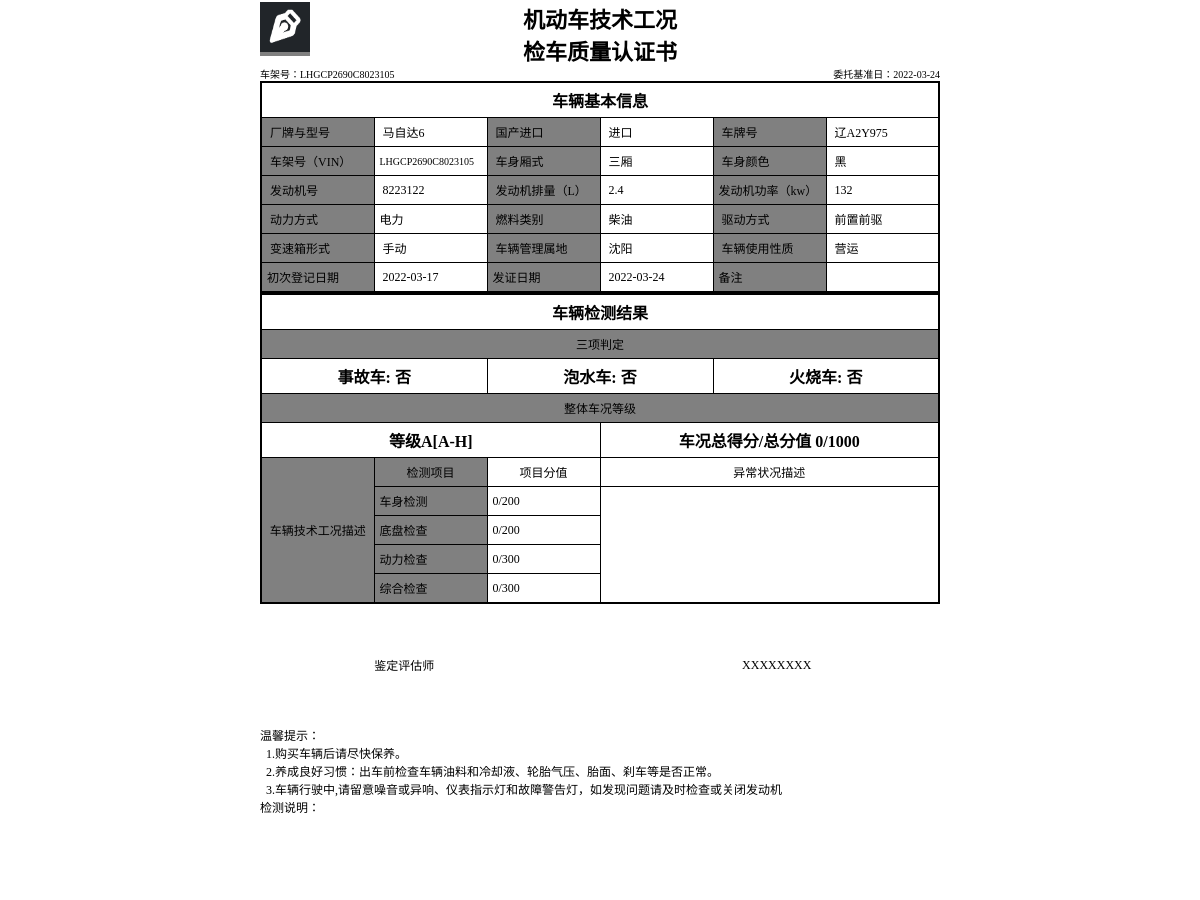
The app's page /report_print/21 (signed in, middle part), older data.
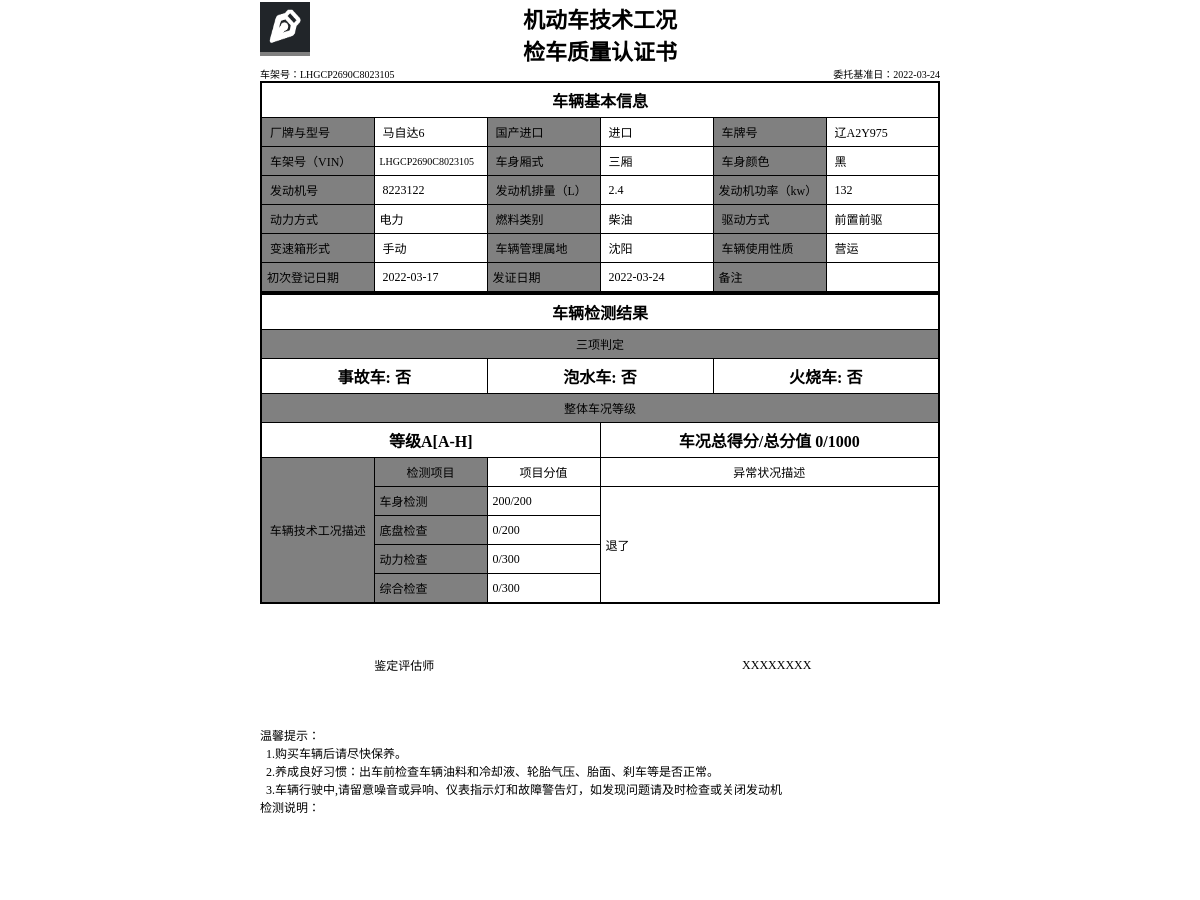
The same page, newer data.
### report_OA/models.py (models this page shows, shortened)
class ReportsContent(models.Model):
    car_id = models.ForeignKey(verbose_name='车辆信息', to='CarAbout', on_delete=models.CASCADE, related_name='car_report')
    create_date = models.DateTimeField(auto_now_add=True, auto_created=True)
    class Meta:
        ordering = ("-create_date",)

class ReportsContent2(models.Model):
    id = models.BigAutoField(primary_key=True)
    car_level_c=(('A','A'),('B','B'),('C','C'),('D','D'),('E','E'),('F','F'),('G','G'),('H','H'))
    report_m = models.OneToOneField(ReportsContent, on_delete=models.CASCADE, null=True,related_name='report2')
    second_checker = models.ForeignKey(User,on_delete=models.SET_NULL,related_name="second_check_report",null=True,verbose_name='复检人')
    accident_car=models.BooleanField('事故车',default=0)
    water_car = models.BooleanField('水泡车',default=0)
    fire_car=models.BooleanField('火烧车',default=0)
    car_level=models.CharField('车辆等级',max_length=10,choices=car_level_c,default='A')
    car_body_score=models.IntegerField('车身检查',default=0)
    car_chassis_score=models.IntegerField('底盘检查(200)',default=0)
    car_power_score=models.IntegerField('动力检查(200)',default=0)
    car_com_score=models.IntegerField('综合检查(300)',default=0)
    car_score = models.IntegerField('车况得分(300)',default=0)
    car_u_c_describe=models.TextField('异常状况描述',max_length=1000,default='')
    car_b_image_zq=AjaxImageField('左前45',blank=True,max_height=600,max_width=800,crop=True)
    car_b_image_yh = AjaxImageField('右后45', blank=True,max_height=600,max_width=800,crop=True)
    car_b_image_zqzy = AjaxImageField('左前座椅', blank=True,max_height=600,max_width=800,crop=True)
    car_b_image_yhzy = AjaxImageField('右后座椅', blank=True,max_height=600,max_width=800,crop=True)
    car_b_engcab = AjaxImageField('发动机仓', blank=True, max_height=600, max_width=800, crop=True)
    car_b_rcab = AjaxImageField('后备箱', blank=True, max_height=600, max_width=800, crop=True)
    car_b_dashboard = AjaxImageField('仪表盘', blank=True, max_height=600, max_width=800, crop=True)
    car_b_ccontrol = AjaxImageField('中控台', blank=True, max_height=600, max_width=800, crop=True)
    car_b_np = AjaxImageField('车辆名牌', blank=True, max_height=600, max_width=800, crop=True)
    car_b_dm = AjaxImageField('车辆代码', blank=True, max_height=600, max_width=800, crop=True)

class CarAbout(models.Model):
    if_impoirt_c=(('import','进口'),('n_import','国产'))
    gear_box_c=(('m','手动'),('a','自动'))
    if_business_c=(('b','营运'),('nb','非营运'))
    fuel_type_c=(('d','柴油'),('g','汽油'),('na','NA'))
    check_state_c = (('wait','待检测'),('p_on','检测中'),('d_on','复检中'),('finish','已完成'))
    customer = models.ForeignKey(verbose_name="用户", to='Customer', on_delete=models.CASCADE, related_name="customer_car", )
    car_brand_model = models.CharField("品牌型号",max_length=30)
    if_import = models.CharField("是否进口",max_length=10,choices=if_impoirt_c)
    car_license_tag_number = models.CharField('车辆牌照',max_length=20,db_index=True)
    car_id=models.CharField('车架号',max_length=30,db_index=True,unique=True,)
    car_type= models.CharField('车型',max_length=10)
    car_color = models.CharField('颜色',max_length=10,)
    licence_first=models.DateField(verbose_name="初次登记日期")
    licence_issued=models.DateField(verbose_name="上牌日期")
    first_record_o=models.DateTimeField(auto_now=True,auto_created=True)
    engine_number = models.CharField('发动机号',max_length=20)
    engine_cc = models.CharField('排量',max_length=10)
    engine_power = models.CharField('马力',max_length=10)
    engine_power_mode = models.CharField('动力方式',max_length=10)
    fuel_type = models.CharField('燃料类别',max_length=10, choices=fuel_type_c)
    drive_mode = models.CharField('驱动方式',max_length=10)
    gear_box = models.CharField('变速箱',max_length=10, choices=gear_box_c)
    manage_city = models.CharField('车辆管理属地',max_length=10)
    if_business = models.CharField('车辆使用性质',max_length=10, choices=if_business_c)
    check_state =models.CharField('车辆检测状态',max_length=10,choices=check_state_c,default='wait')
    class Meta:
        ordering = ("-first_record_o",)

### report_OA/views.py (the view)
# urls.py: path('report_print/<int:report_id>', views.report_print, name='report_print'),
@login_required(login_url='/account/login')
@permission_required('report_OA.add_reportscontent',login_url='/account/login')
def report_print(request,report_id):
    report = ReportsContent.objects.get(id=report_id)
    car=report.car_id
    car.check_state = 'finish'
    car.save()
    return render(request, './report_print.html', {"report": report})

### report_OA/models.py (called while the page is built)
    def max_engine_cover(self):
        engine_list=[self.engine_cover_1,self.engine_cover_2,self.engine_cover_3,
                     self.engine_cover_4,self.engine_cover_5]
        return max(engine_list)

    def max_lfy(self):
        lfy_list=[self.lfy_1,self.lfy_2,self.lfy_3,]
        return max(lfy_list)

### templates/report_print.html (shortened to what the changed rows need)
{% load static %}
<!DOCTYPE html>
<html lang="en">
<head>
</head>
<body>
<div class="box">
    <br>
    <br>
    <br>
    <br>
    <br>
    <br>
    <br>
    <br>
    <br>
    <br>
    <br>
    <br>
    <br>
    <br>
    <br>
    <br>
    <br>
    <br>
    <br>
    <br>
    <br>
    <br>
    <br>
    <br>
    <br>
    <br>
    <br>
    <br>
    <br>
    <br>
    <br>
    <br>
    <br>
    <br>
    <br>
    <br>
    <br>
    <br>
    <br>
    <br>
    <br>
    <br>
    <br>
    <br>
    <br>
    <br>
    <br>
    <br>
    <div class="containers">
        <div style="position:relative">
            <h2 align="center">机动车技术工况</h2>
            <h2 align="center">检车质量认证书</h2></div>
        <div>
            <div class="right small">委托基准日：{{report.create_date|date:"Y-m-d"}}</div>
            <div class="small">车架号：{{report.car_id.car_id}}</div>
        </div>
        <table class="table table-bordered fs-5" border="1">
            <tbody>
            <tr>
                <td class="table-active">&nbsp;厂牌与型号</td>
                <td>&nbsp;{{report.car_id.car_brand_model}}</td>
                <td class="table-active">&nbsp;国产进口</td>
                <td>&nbsp;{{report.car_id.get_if_import_display}}</td>
                <td class="table-active">&nbsp;车牌号</td>
                <td>&nbsp;{{report.car_id.car_license_tag_number}}</td>
            </tr>
            <tr>
                <td class="table-active">&nbsp;车架号（VIN）</td>
                <td class="small">{{report.car_id.car_id}}</td>
                <td class="table-active">&nbsp;车身厢式</td>
                <td>&nbsp;{{report.car_id.car_type}}</td>
                <td class="table-active">&nbsp;车身颜色</td>
                <td>&nbsp;{{report.car_id.car_color}}</td>
            </tr>
            <tr>
                <td class="table-active">&nbsp;发动机号</td>
                <td>&nbsp;{{report.car_id.engine_number}}</td>
                <td class="table-active">&nbsp;发动机排量（L）</td>
                <td>&nbsp;{{report.car_id.engine_cc }}</td>
                <td class="table-active">发动机功率（kw）</td>
                <td>&nbsp;{{report.car_id.engine_power }}</td>
            </tr>
            <tr>
                <td class="table-active">&nbsp;动力方式</td>
                <td>{{report.car_id.engine_power_mode}}</td>
                <td class="table-active">&nbsp;燃料类别</td>
                <td>&nbsp;{{report.car_id.get_fuel_type_display}}</td>
                <td class="table-active">&nbsp;驱动方式</td>
                <td>&nbsp;{{report.car_id.drive_mode}}</td>
            </tr>
            <tr>
                <td class="table-active">&nbsp;变速箱形式</td>
                <td>&nbsp;{{report.car_id.get_gear_box_display}}</td>
                <td class="table-active">&nbsp;车辆管理属地</td>
                <td>&nbsp;{{report.car_id.manage_city}}</td>
                <td class="table-active">&nbsp;车辆使用性质</td>
                <td>&nbsp;{{report.car_id.get_if_business_display}}</td>
            </tr>
            <tr>
                <td class="table-active">初次登记日期</td>
                <td>&nbsp;{{report.car_id.licence_first|date:"Y-m-d"}}</td>
                <td class="table-active">发证日期</td>
                <td>&nbsp;{{report.car_id.licence_issued|date:"Y-m-d"}}</td>
                <td class="table-active">备注</td>
                <td>&nbsp;</td>
            </tr>
            </tbody>
        </table>
        <table class="table table-bordered fs-5" cellpadding="1" border="1">
            <tbody>
            <tr>
                <td colspan="3" align="center"><h3>等级{{report.report2.car_level}}[A-H]</h3></td>
                <td colspan="3" align="center"><h3>车况总得分/总分值 {{report.report2.car_score}}/1000</h3></td>
            </tr>
            <tr>
                <td class="table-active">车身检测</td>
                <td>{{report.report2.car_body_score}}/200</td>
                <td colspan="3" rowspan="4">{{report.report2.car_u_c_describe}}</td>
            </tr>
            <tr>
                <td class="table-active">底盘检查</td>
                <td>{{report.report2.car_chassis_score}}/200</td>
            </tr>
            <tr>
                <td class="table-active">动力检查</td>
                <td>{{report.report2.car_power_score}}/300</td>
            </tr>
            <tr>
                <td class="table-active">综合检查</td>
                <td>{{report.report2.car_com_score}}/300</td>
            </tr>
            </tbody>
        </table>
    </div>
    <br>
    <br>
    <br>
</div>
</body>
</html>

Row changes from the older to the newer data that the page shows:
changed through a linked row, ReportsContent "马自达6": report2.car_body_score "0" → "200"; report2.car_u_c_describe (not shown) → "退了"
